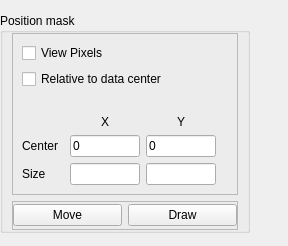
<?xml version="1.0" encoding="UTF-8"?>
<ui version="4.0">
 <class>Form</class>
 <widget class="QWidget" name="Form">
  <property name="geometry">
   <rect>
    <x>0</x>
    <y>0</y>
    <width>288</width>
    <height>246</height>
   </rect>
  </property>
  <property name="font">
   <font>
    <pointsize>11</pointsize>
   </font>
  </property>
  <property name="windowTitle">
   <string>Form</string>
  </property>
  <layout class="QVBoxLayout" name="verticalLayout_2">
   <property name="spacing">
    <number>0</number>
   </property>
   <property name="margin">
    <number>0</number>
   </property>
   <item>
    <widget class="QGroupBox" name="groupBox">
     <property name="maximumSize">
      <size>
       <width>250</width>
       <height>220</height>
      </size>
     </property>
     <property name="font">
      <font>
       <pointsize>9</pointsize>
      </font>
     </property>
     <property name="title">
      <string>Position mask</string>
     </property>
     <layout class="QVBoxLayout" name="verticalLayout">
      <property name="topMargin">
       <number>0</number>
      </property>
      <property name="bottomMargin">
       <number>0</number>
      </property>
      <item>
       <widget class="QFrame" name="frame">
        <property name="frameShape">
         <enum>QFrame::StyledPanel</enum>
        </property>
        <property name="frameShadow">
         <enum>QFrame::Raised</enum>
        </property>
        <layout class="QGridLayout" name="gridLayout">
         <item row="1" column="0" colspan="6">
          <widget class="QCheckBox" name="cbRelative">
           <property name="text">
            <string>Relative to data center</string>
           </property>
           <property name="checked">
            <bool>false</bool>
           </property>
          </widget>
         </item>
         <item row="5" column="0">
          <widget class="QLabel" name="label_4">
           <property name="toolTip">
            <string>Size of mask </string>
           </property>
           <property name="text">
            <string>Size</string>
           </property>
          </widget>
         </item>
         <item row="0" column="0" colspan="6">
          <widget class="QCheckBox" name="cbUnits">
           <property name="text">
            <string>View Pixels</string>
           </property>
          </widget>
         </item>
         <item row="5" column="2">
          <widget class="QLineEdit" name="leSX">
           <property name="sizePolicy">
            <sizepolicy hsizetype="Fixed" vsizetype="Fixed">
             <horstretch>0</horstretch>
             <verstretch>0</verstretch>
            </sizepolicy>
           </property>
          </widget>
         </item>
         <item row="4" column="2">
          <widget class="QLineEdit" name="leCX">
           <property name="sizePolicy">
            <sizepolicy hsizetype="Fixed" vsizetype="Fixed">
             <horstretch>0</horstretch>
             <verstretch>0</verstretch>
            </sizepolicy>
           </property>
           <property name="text">
            <string>0</string>
           </property>
          </widget>
         </item>
         <item row="4" column="0">
          <widget class="QLabel" name="label">
           <property name="toolTip">
            <string>Center of mask relative to camera/data size</string>
           </property>
           <property name="text">
            <string>Center</string>
           </property>
          </widget>
         </item>
         <item row="2" column="0" colspan="6">
          <widget class="QLabel" name="info_center">
           <property name="toolTip">
            <string>Information about center absolute or camera, and center of data</string>
           </property>
           <property name="text">
            <string/>
           </property>
          </widget>
         </item>
         <item row="4" column="3">
          <widget class="QLineEdit" name="leCY">
           <property name="sizePolicy">
            <sizepolicy hsizetype="Fixed" vsizetype="Fixed">
             <horstretch>0</horstretch>
             <verstretch>0</verstretch>
            </sizepolicy>
           </property>
           <property name="text">
            <string>0</string>
           </property>
          </widget>
         </item>
         <item row="5" column="3">
          <widget class="QLineEdit" name="leSY">
           <property name="sizePolicy">
            <sizepolicy hsizetype="Fixed" vsizetype="Fixed">
             <horstretch>0</horstretch>
             <verstretch>0</verstretch>
            </sizepolicy>
           </property>
          </widget>
         </item>
         <item row="3" column="2">
          <widget class="QLabel" name="label_x">
           <property name="text">
            <string>X</string>
           </property>
           <property name="alignment">
            <set>Qt::AlignCenter</set>
           </property>
          </widget>
         </item>
         <item row="3" column="3">
          <widget class="QLabel" name="label_y">
           <property name="text">
            <string>Y</string>
           </property>
           <property name="alignment">
            <set>Qt::AlignCenter</set>
           </property>
          </widget>
         </item>
        </layout>
        <zorder>label_4</zorder>
        <zorder>leSX</zorder>
        <zorder>label_x</zorder>
        <zorder>leCX</zorder>
        <zorder>cbUnits</zorder>
        <zorder>cbRelative</zorder>
        <zorder>label</zorder>
        <zorder>info_center</zorder>
        <zorder>label_y</zorder>
        <zorder>leCY</zorder>
        <zorder>leSY</zorder>
       </widget>
      </item>
      <item>
       <widget class="QFrame" name="frame_2">
        <property name="frameShape">
         <enum>QFrame::StyledPanel</enum>
        </property>
        <property name="frameShadow">
         <enum>QFrame::Raised</enum>
        </property>
        <layout class="QGridLayout" name="gridLayout_2">
         <property name="margin">
          <number>0</number>
         </property>
         <item row="0" column="1">
          <widget class="QPushButton" name="btnDraw">
           <property name="text">
            <string>Draw</string>
           </property>
          </widget>
         </item>
         <item row="0" column="0">
          <widget class="QPushButton" name="btnMove">
           <property name="text">
            <string>Move</string>
           </property>
          </widget>
         </item>
        </layout>
       </widget>
      </item>
     </layout>
    </widget>
   </item>
  </layout>
 </widget>
 <resources/>
 <connections/>
</ui>
